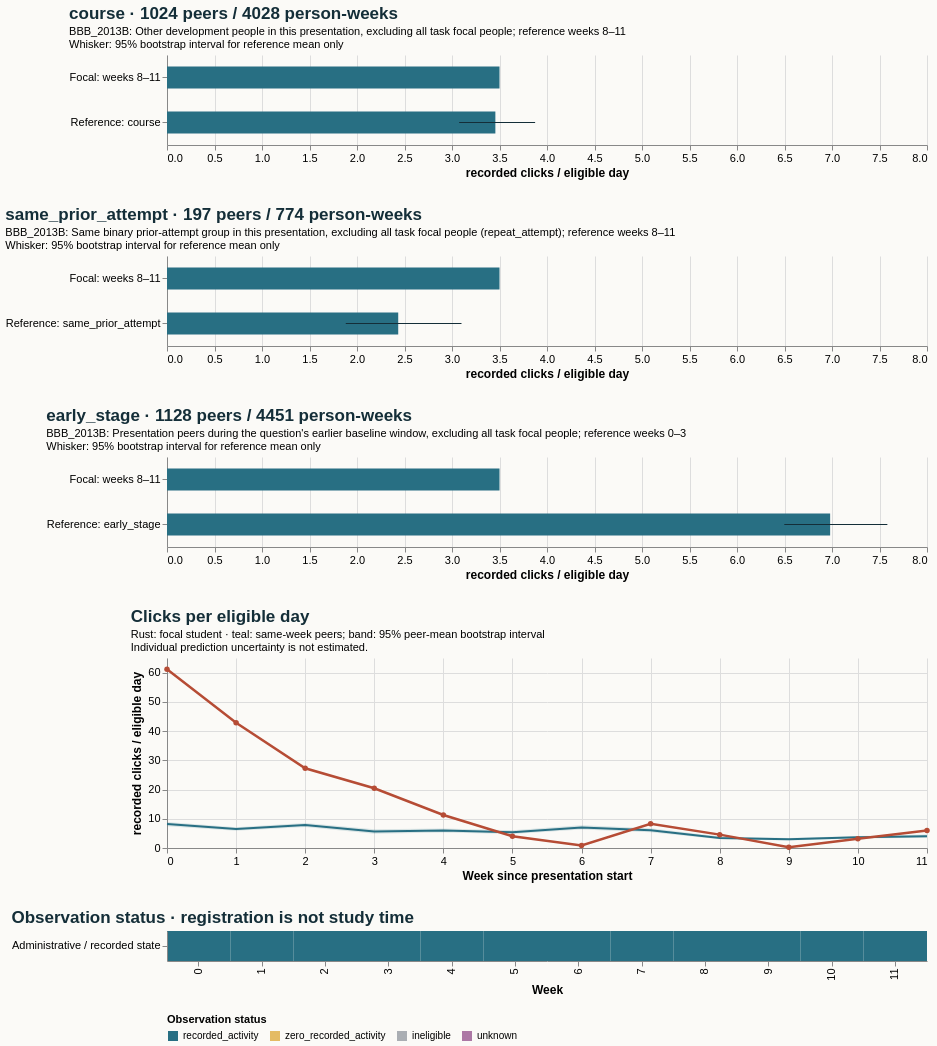

Source (Vega-Lite JSON):
### Vega-Lite specification from a JSON file in a GitHub repository (floating-point values rounded to 4 significant figures)
{"$schema": "https://vega.github.io/schema/vega-lite/v5.20.1.json", "config": {"axis": {"labelFontSize": 11, "titleFontSize": 12}, "background": "#fbfaf7", "font": "sans-serif", "title": {"anchor": "start", "color": "#142e38", "fontSize": 17, "subtitleFontSize": 11}, "view": {"continuousHeight": 300, "continuousWidth": 300, "stroke": null}}, "datasets": {"data-1320cdc46376b4de4bdcdfe142be2156": [{"hi": null, "lo": null, "series": "Focal: weeks 8–11", "value": 3.5}, {"hi": 7.583, "lo": 6.498, "series": "Reference: early_stage", "value": 6.98}], "data-2fc0ecf74899b9bd110cf5fcbdc719e2": [{"eligible_days": 7.0, "end_day": 6, "logging_completeness": "unknown", "observation_status": "recorded_activity", "row": "Administrative / recorded state", "score_status": "withheld_release_time_unknown", "start_day": 0, "value": 61.14, "week": 0}, {"eligible_days": 7.0, "end_day": 13, "logging_completeness": "unknown", "observation_status": "recorded_activity", "row": "Administrative / recorded state", "score_status": "withheld_release_time_unknown", "start_day": 7, "value": 42.86, "week": 1}, {"eligible_days": 7.0, "end_day": 20, "logging_completeness": "unknown", "observation_status": "recorded_activity", "row": "Administrative / recorded state", "score_status": "withheld_release_time_unknown", "start_day": 14, "value": 27.29, "week": 2}, {"eligible_days": 7.0, "end_day": 27, "logging_completeness": "unknown", "observation_status": "recorded_activity", "row": "Administrative / recorded state", "score_status": "withheld_release_time_unknown", "start_day": 21, "value": 20.43, "week": 3}, {"eligible_days": 7.0, "end_day": 34, "logging_completeness": "unknown", "observation_status": "recorded_activity", "row": "Administrative / recorded state", "score_status": "withheld_release_time_unknown", "start_day": 28, "value": 11.29, "week": 4}, {"eligible_days": 7.0, "end_day": 41, "logging_completeness": "unknown", "observation_status": "recorded_activity", "row": "Administrative / recorded state", "score_status": "withheld_release_time_unknown", "start_day": 35, "value": 4.0, "week": 5}, {"eligible_days": 7.0, "end_day": 48, "logging_completeness": "unknown", "observation_status": "recorded_activity", "row": "Administrative / recorded state", "score_status": "withheld_release_time_unknown", "start_day": 42, "value": 0.8571, "week": 6}, {"eligible_days": 7.0, "end_day": 55, "logging_completeness": "unknown", "observation_status": "recorded_activity", "row": "Administrative / recorded state", "score_status": "withheld_release_time_unknown", "start_day": 49, "value": 8.286, "week": 7}, {"eligible_days": 7.0, "end_day": 62, "logging_completeness": "unknown", "observation_status": "recorded_activity", "row": "Administrative / recorded state", "score_status": "withheld_release_time_unknown", "start_day": 56, "value": 4.571, "week": 8}, {"eligible_days": 7.0, "end_day": 69, "logging_completeness": "unknown", "observation_status": "recorded_activity", "row": "Administrative / recorded state", "score_status": "withheld_release_time_unknown", "start_day": 63, "value": 0.2857, "week": 9}, {"eligible_days": 7.0, "end_day": 76, "logging_completeness": "unknown", "observation_status": "recorded_activity", "row": "Administrative / recorded state", "score_status": "withheld_release_time_unknown", "start_day": 70, "value": 3.143, "week": 10}, {"eligible_days": 7.0, "end_day": 83, "logging_completeness": "unknown", "observation_status": "recorded_activity", "row": "Administrative / recorded state", "score_status": "withheld_release_time_unknown", "start_day": 77, "value": 6.0, "week": 11}], "data-3bd7987c9a41852c5be5b4d00f701e08": [{"hi": null, "lo": null, "series": "Focal: weeks 8–11", "value": 3.5}, {"hi": 3.1, "lo": 1.882, "series": "Reference: same_prior_attempt", "value": 2.434}], "data-6408eb63895da23684bef2d4bfb11170": [{"hi": null, "lo": null, "series": "Focal: weeks 8–11", "value": 3.5}, {"hi": 3.875, "lo": 3.075, "series": "Reference: course", "value": 3.457}], "data-8d783f204f81e7be944fa7bd5f6f3132": [{"end_day": 6, "focal_value": 61.14, "peer_ci_high": 8.902, "peer_ci_low": 7.448, "peer_mean": 8.174, "peer_observations": 1127, "peer_people": 1127, "reference": "course", "unit": "recorded clicks / eligible day", "week": 0}, {"end_day": 13, "focal_value": 42.86, "peer_ci_high": 7.115, "peer_ci_low": 5.909, "peer_mean": 6.521, "peer_observations": 1121, "peer_people": 1121, "reference": "course", "unit": "recorded clicks / eligible day", "week": 1}, {"end_day": 20, "focal_value": 27.29, "peer_ci_high": 8.53, "peer_ci_low": 7.184, "peer_mean": 7.865, "peer_observations": 1105, "peer_people": 1105, "reference": "course", "unit": "recorded clicks / eligible day", "week": 2}, {"end_day": 27, "focal_value": 20.43, "peer_ci_high": 6.439, "peer_ci_low": 4.864, "peer_mean": 5.625, "peer_observations": 1098, "peer_people": 1098, "reference": "course", "unit": "recorded clicks / eligible day", "week": 3}, {"end_day": 34, "focal_value": 11.29, "peer_ci_high": 6.665, "peer_ci_low": 5.303, "peer_mean": 5.982, "peer_observations": 1065, "peer_people": 1065, "reference": "course", "unit": "recorded clicks / eligible day", "week": 4}, {"end_day": 41, "focal_value": 4.0, "peer_ci_high": 6.044, "peer_ci_low": 4.76, "peer_mean": 5.35, "peer_observations": 1058, "peer_people": 1058, "reference": "course", "unit": "recorded clicks / eligible day", "week": 5}, {"end_day": 48, "focal_value": 0.8571, "peer_ci_high": 7.823, "peer_ci_low": 6.301, "peer_mean": 7.012, "peer_observations": 1050, "peer_people": 1050, "reference": "course", "unit": "recorded clicks / eligible day", "week": 6}, {"end_day": 55, "focal_value": 8.286, "peer_ci_high": 6.797, "peer_ci_low": 5.413, "peer_mean": 6.076, "peer_observations": 1034, "peer_people": 1034, "reference": "course", "unit": "recorded clicks / eligible day", "week": 7}, {"end_day": 62, "focal_value": 4.571, "peer_ci_high": 3.921, "peer_ci_low": 3.016, "peer_mean": 3.431, "peer_observations": 1024, "peer_people": 1024, "reference": "course", "unit": "recorded clicks / eligible day", "week": 8}, {"end_day": 69, "focal_value": 0.2857, "peer_ci_high": 3.406, "peer_ci_low": 2.569, "peer_mean": 2.953, "peer_observations": 1007, "peer_people": 1007, "reference": "course", "unit": "recorded clicks / eligible day", "week": 9}, {"end_day": 76, "focal_value": 3.143, "peer_ci_high": 4.09, "peer_ci_low": 3.22, "peer_mean": 3.642, "peer_observations": 1001, "peer_people": 1001, "reference": "course", "unit": "recorded clicks / eligible day", "week": 10}, {"end_day": 83, "focal_value": 6.0, "peer_ci_high": 4.626, "peer_ci_low": 3.486, "peer_mean": 4.025, "peer_observations": 996, "peer_people": 996, "reference": "course", "unit": "recorded clicks / eligible day", "week": 11}]}, "resolve": {"scale": {"color": "independent"}}, "spacing": 28, "vconcat": [{"data": {"name": "data-6408eb63895da23684bef2d4bfb11170"}, "height": 90, "layer": [{"encoding": {"x": {"field": "value", "scale": {"domain": [0, 7.962], "zero": true}, "title": "recorded clicks / eligible day", "type": "quantitative"}, "y": {"field": "series", "sort": null, "title": null, "type": "nominal"}}, "mark": {"color": "#286f83", "size": 22, "type": "bar"}}, {"encoding": {"x": {"field": "lo", "type": "quantitative"}, "x2": {"field": "hi"}, "y": {"field": "series", "sort": null, "title": null, "type": "nominal"}}, "mark": {"color": "#142e38", "type": "rule"}}], "title": {"subtitle": ["BBB_2013B: Other development people in this presentation, excluding all task focal people; reference weeks 8–11", "Whisker: 95% bootstrap interval for reference mean only"], "text": "course · 1024 peers / 4028 person-weeks"}, "width": 760}, {"data": {"name": "data-3bd7987c9a41852c5be5b4d00f701e08"}, "height": 90, "layer": [{"encoding": {"x": {"field": "value", "scale": {"domain": [0, 7.962], "zero": true}, "title": "recorded clicks / eligible day", "type": "quantitative"}, "y": {"field": "series", "sort": null, "title": null, "type": "nominal"}}, "mark": {"color": "#286f83", "size": 22, "type": "bar"}}, {"encoding": {"x": {"field": "lo", "type": "quantitative"}, "x2": {"field": "hi"}, "y": {"field": "series", "sort": null, "title": null, "type": "nominal"}}, "mark": {"color": "#142e38", "type": "rule"}}], "title": {"subtitle": ["BBB_2013B: Same binary prior-attempt group in this presentation, excluding all task focal people (repeat_attempt); reference weeks 8–11", "Whisker: 95% bootstrap interval for reference mean only"], "text": "same_prior_attempt · 197 peers / 774 person-weeks"}, "width": 760}, {"data": {"name": "data-1320cdc46376b4de4bdcdfe142be2156"}, "height": 90, "layer": [{"encoding": {"x": {"field": "value", "scale": {"domain": [0, 7.962], "zero": true}, "title": "recorded clicks / eligible day", "type": "quantitative"}, "y": {"field": "series", "sort": null, "title": null, "type": "nominal"}}, "mark": {"color": "#286f83", "size": 22, "type": "bar"}}, {"encoding": {"x": {"field": "lo", "type": "quantitative"}, "x2": {"field": "hi"}, "y": {"field": "series", "sort": null, "title": null, "type": "nominal"}}, "mark": {"color": "#142e38", "type": "rule"}}], "title": {"subtitle": ["BBB_2013B: Presentation peers during the question's earlier baseline window, excluding all task focal people; reference weeks 0–3", "Whisker: 95% bootstrap interval for reference mean only"], "text": "early_stage · 1128 peers / 4451 person-weeks"}, "width": 760}, {"data": {"name": "data-8d783f204f81e7be944fa7bd5f6f3132"}, "height": 190, "layer": [{"encoding": {"x": {"axis": {"tickMinStep": 1}, "field": "week", "title": "Week since presentation start", "type": "quantitative"}, "y": {"field": "peer_ci_low", "scale": {"zero": true}, "title": "recorded clicks / eligible day", "type": "quantitative"}, "y2": {"field": "peer_ci_high"}}, "mark": {"color": "#286f83", "opacity": 0.16, "type": "area"}}, {"encoding": {"tooltip": [{"field": "week", "type": "quantitative"}, {"field": "peer_mean", "type": "quantitative"}, {"field": "peer_people", "type": "quantitative"}, {"field": "peer_observations", "type": "quantitative"}], "x": {"field": "week", "type": "quantitative"}, "y": {"field": "peer_mean", "type": "quantitative"}}, "mark": {"color": "#286f83", "strokeWidth": 2, "type": "line"}}, {"encoding": {"tooltip": [{"field": "week", "type": "quantitative"}, {"field": "focal_value", "type": "quantitative"}], "x": {"field": "week", "type": "quantitative"}, "y": {"field": "focal_value", "type": "quantitative"}}, "mark": {"color": "#b64c35", "point": {"color": "#b64c35"}, "strokeWidth": 2.5, "type": "line"}}], "title": {"subtitle": ["Rust: focal student · teal: same-week peers; band: 95% peer-mean bootstrap interval", "Individual prediction uncertainty is not estimated."], "text": "Clicks per eligible day"}, "width": 760}, {"data": {"name": "data-2fc0ecf74899b9bd110cf5fcbdc719e2"}, "encoding": {"color": {"field": "observation_status", "legend": {"labelLimit": 260, "orient": "bottom"}, "scale": {"domain": ["recorded_activity", "zero_recorded_activity", "ineligible", "unknown"], "range": ["#286f83", "#e4bb64", "#aaaeb3", "#ac78a5"]}, "title": "Observation status", "type": "nominal"}, "tooltip": [{"field": "week", "type": "quantitative"}, {"field": "eligible_days", "type": "quantitative"}, {"field": "observation_status", "type": "nominal"}, {"field": "logging_completeness", "type": "nominal"}], "x": {"field": "week", "title": "Week", "type": "ordinal"}, "y": {"field": "row", "title": null, "type": "nominal"}}, "height": 30, "mark": {"type": "rect"}, "title": "Observation status · registration is not study time", "width": 760}]}
